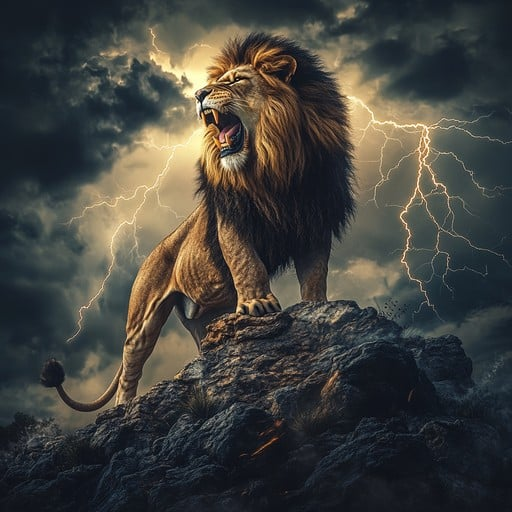
#> input picture Sec(5)-Opencv/images/majestic-lion-roaring-stockcake.jpg, 512 x 512 px
$ jupyter execute Flip_Rotate_Crop.ipynb
#> lines starting #> are read from the running program, lines starting #| are printed output that depends on the picture
[cell 1]
import cv2
import matplotlib.pyplot as plt

[cell 2]
image = cv2.imread("../images/majestic-lion-roaring-stockcake.jpg")
#> image is the input picture: shape (512, 512, 3); mean B, G, R 61.9, 66.4, 66.7
print(image is None)
#| False
image_rgb = cv2.cvtColor(image, cv2.COLOR_BGR2RGB)
# print(image)

# Flip

[cell 3]
# 1 --> horizontally
# 0 --> Vertically
# -1 --> Both axes
flip_horizontal = cv2.flip(image, 1)
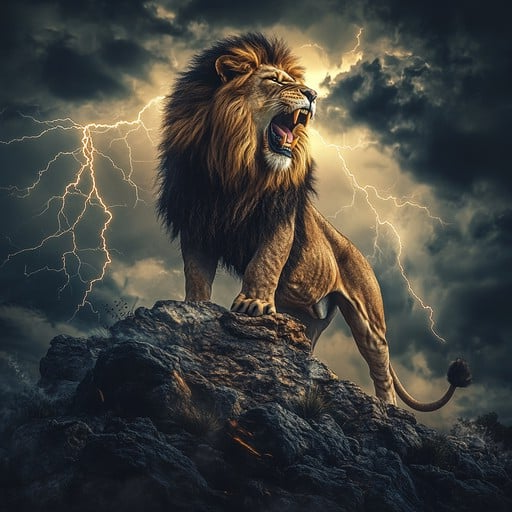
#> flip_horizontal: shape (512, 512, 3); mean B, G, R 61.9, 66.4, 66.7
flip_vertical = cv2.flip(image, 0)
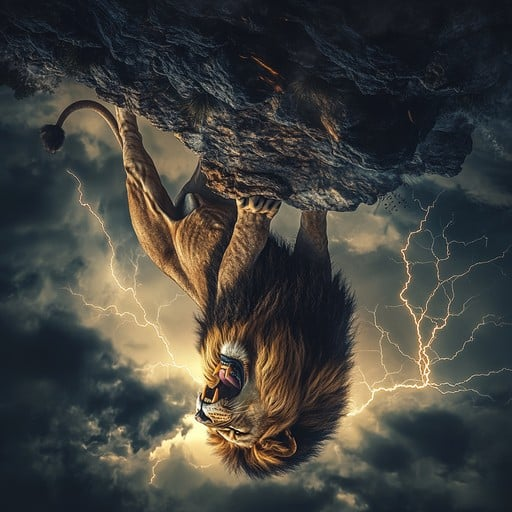
#> flip_vertical: shape (512, 512, 3); mean B, G, R 61.9, 66.4, 66.7
flip_both = cv2.flip(image, -1)
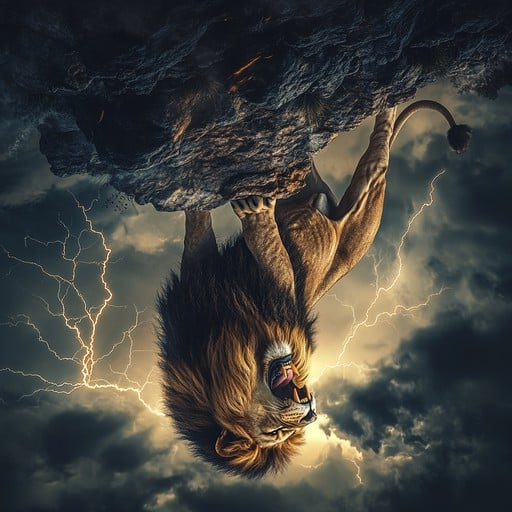
#> flip_both: shape (512, 512, 3); mean B, G, R 61.9, 66.4, 66.7

titles = ["Original image", "Horizontal Flip", "Vertical Flip", "Flip Both Axes"]
images = [image_rgb,
          cv2.cvtColor(flip_horizontal, cv2.COLOR_BGR2RGB),
          cv2.cvtColor(flip_vertical, cv2.COLOR_BGR2RGB),
          cv2.cvtColor(flip_both, cv2.COLOR_BGR2RGB)
        ]

plt.figure(figsize=(12,8))
for i in range(4):
    plt.subplot(2,2,i+1)
    plt.imshow(images[i])
    plt.title(titles[i])
    plt.axis("Off")
plt.tight_layout()
plt.show()
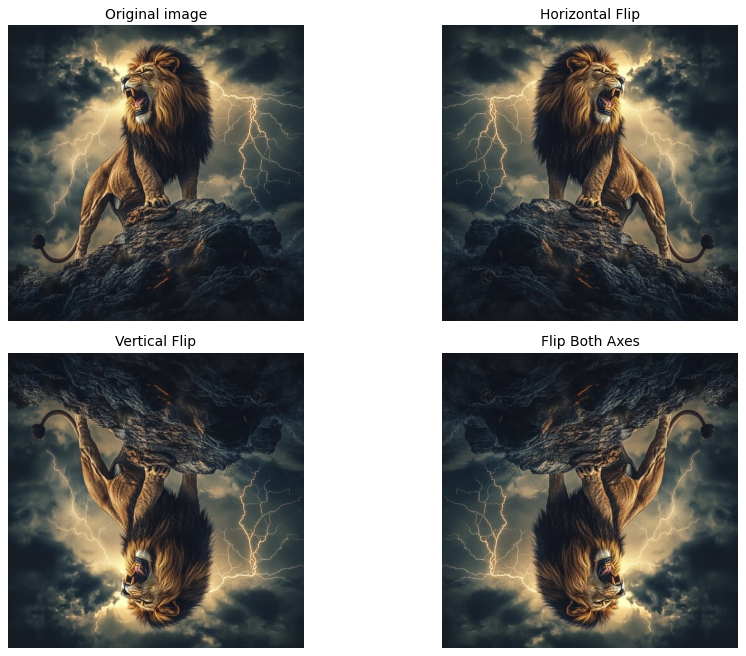
#> figure drawn by matplotlib, 4 panels

# Rotate

[cell 4]
rotate_90_clockwise = cv2.rotate(image_rgb, cv2.ROTATE_90_CLOCKWISE)
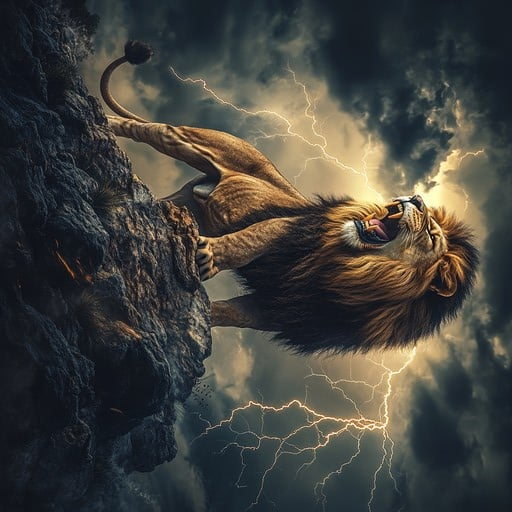
#> rotate_90_clockwise: shape (512, 512, 3); mean R, G, B 66.7, 66.4, 61.9
rotate_90_counterclockwise = cv2.rotate(image_rgb, cv2.ROTATE_90_COUNTERCLOCKWISE)
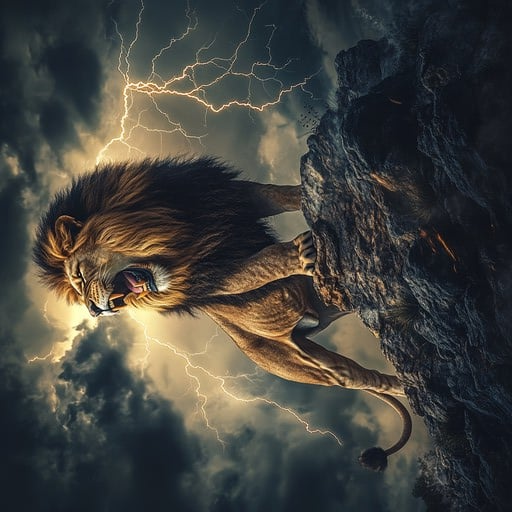
#> rotate_90_counterclockwise: shape (512, 512, 3); mean R, G, B 66.7, 66.4, 61.9
rotate_180 = cv2.rotate(image_rgb, cv2.ROTATE_180)


titles = ["Original image", "90 degree clockwise", "90 degree counterclockwise", "180 degree"]
images = [image_rgb,
          rotate_90_clockwise,
          rotate_90_counterclockwise,
          rotate_180
        ]

plt.figure(figsize=(12,8))
for i in range(4):
    plt.subplot(2,2,i+1)
    plt.imshow(images[i])
    plt.title(titles[i])
    plt.axis("Off")
plt.tight_layout()
plt.show()

# Cropping and image

[cell 5]
print(image_rgb.shape)
#| (512, 512, 3)

[cell 6]
print(type(image_rgb))
#| <class 'numpy.ndarray'>

[cell 7]
x_start, y_start = 400,300
x_end, y_end = 800, 900

cropped_image = image_rgb[y_start:y_end, x_start:x_end]
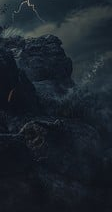
#> cropped_image: shape (212, 112, 3); mean R, G, B 27, 34.9, 42.7

plt.figure(figsize=(8,4))

plt.subplot(1,2,1)
plt.imshow(image_rgb)
plt.title("Original image")
plt.axis("Off")


plt.subplot(1,2,2)
plt.imshow(cropped_image)
plt.title("Cropped image")
plt.axis("Off")

plt.tight_layout()
plt.show()
